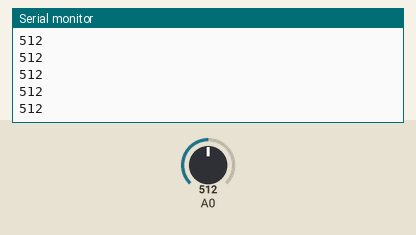
This sketch was run on a simulated Arduino Uno, built with avr-gcc and run on an emulated ATmega328P. On the bench: the last lines printed to the serial monitor. The test bench sets the inputs (shaded band); at power-on: A0 = 512.

Above: at 1.2 s.
1.3 s: A0 set to 716
At 2.6 s:
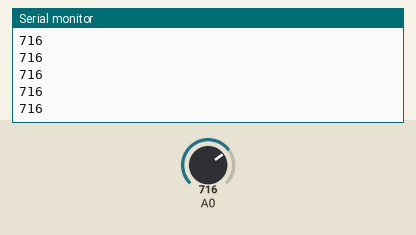
2.8 s: A0 set to 900
At 3.6 s:
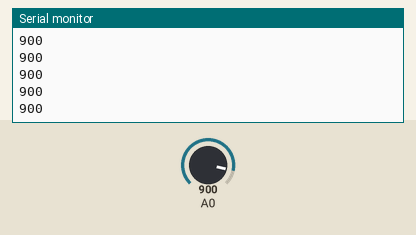
Timing chart, 0 to 5.8 s (numbered marks = the images above; inputs shaded):
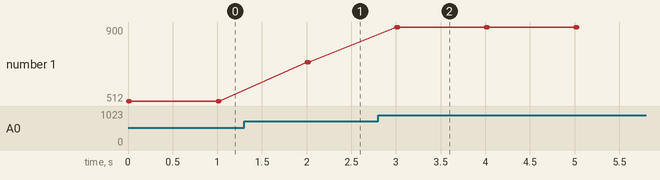

The sketch:

read_flex_sensors.ino
```cpp
void setup() {
  // put your setup code here, to run once:
  Serial.begin(9600);

  pinMode(A0, INPUT);
  pinMode(A1, INPUT);
  pinMode(A2, INPUT);
  pinMode(A3, INPUT);
  pinMode(A4, INPUT);
}

void loop() {
  // put your main code here, to run repeatedly:
  int x0 = analogRead(A0);
  int x1 = analogRead(A0);
  int x2 = analogRead(A0);
  int x3 = analogRead(A0);
  int x4 = analogRead(A0);

  Serial.println(x0);
  Serial.println(x1);
  Serial.println(x2);
  Serial.println(x3);
  Serial.println(x4);

  delay(1000);
}
```

Measured:
- after the input at 1.3 s, the serial monitor: prints a new line after 0.70 s (image 1)
- after the input at 2.8 s, the serial monitor: prints a new line after 0.21 s (image 2)
- plotted number 1: 512 → 716 after the input at 1.3 s, 716 → 900 after the input at 2.8 s
